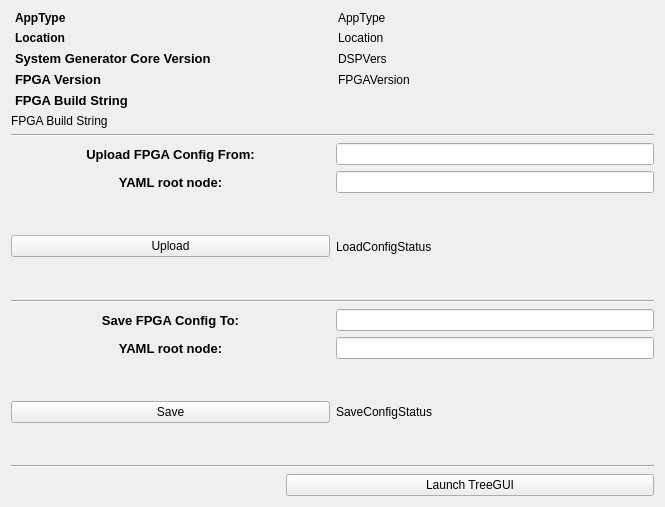
<?xml version="1.0" encoding="UTF-8"?>
<ui version="4.0">
 <class>Form</class>
 <widget class="QWidget" name="Form">
  <property name="geometry">
   <rect>
    <x>0</x>
    <y>0</y>
    <width>665</width>
    <height>507</height>
   </rect>
  </property>
  <property name="windowTitle">
   <string>${TYPE} ${CHAN} - FPGA Configuration</string>
  </property>
  <layout class="QVBoxLayout" name="verticalLayout">
   <item>
    <layout class="QVBoxLayout" name="versionLayout">
     <item>
      <layout class="QHBoxLayout" name="appTypeLayout">
       <property name="leftMargin">
        <number>4</number>
       </property>
       <item>
        <widget class="QLabel" name="appTypeLbl">
         <property name="font">
          <font>
           <weight>75</weight>
           <bold>true</bold>
          </font>
         </property>
         <property name="text">
          <string>AppType</string>
         </property>
        </widget>
       </item>
       <item>
        <widget class="PyDMLabel" name="appType">
         <property name="toolTip">
          <string/>
         </property>
         <property name="text">
          <string>AppType</string>
         </property>
         <property name="rules" stdset="0">
          <string>[]</string>
         </property>
         <property name="channel" stdset="0">
          <string/>
         </property>
        </widget>
       </item>
      </layout>
     </item>
     <item>
      <layout class="QHBoxLayout" name="locationLayout">
       <property name="leftMargin">
        <number>4</number>
       </property>
       <item>
        <widget class="QLabel" name="locationLbl">
         <property name="font">
          <font>
           <weight>75</weight>
           <bold>true</bold>
          </font>
         </property>
         <property name="text">
          <string>Location</string>
         </property>
        </widget>
       </item>
       <item>
        <widget class="PyDMLabel" name="location">
         <property name="toolTip">
          <string/>
         </property>
         <property name="text">
          <string>Location</string>
         </property>
         <property name="channel" stdset="0">
          <string/>
         </property>
        </widget>
       </item>
      </layout>
     </item>
     <item>
      <layout class="QHBoxLayout" name="sysGenVersionLayout">
       <property name="leftMargin">
        <number>4</number>
       </property>
       <item>
        <widget class="QLabel" name="sysGenVersionLbl">
         <property name="font">
          <font>
           <pointsize>10</pointsize>
           <weight>75</weight>
           <bold>true</bold>
          </font>
         </property>
         <property name="text">
          <string>System Generator Core Version</string>
         </property>
        </widget>
       </item>
       <item>
        <widget class="PyDMLabel" name="sysGenVersion">
         <property name="toolTip">
          <string/>
         </property>
         <property name="text">
          <string>DSPVers</string>
         </property>
         <property name="channel" stdset="0">
          <string/>
         </property>
        </widget>
       </item>
      </layout>
     </item>
     <item>
      <layout class="QHBoxLayout" name="firmwareVersionLayout">
       <property name="leftMargin">
        <number>4</number>
       </property>
       <item>
        <widget class="QLabel" name="label">
         <property name="font">
          <font>
           <pointsize>10</pointsize>
           <weight>75</weight>
           <bold>true</bold>
          </font>
         </property>
         <property name="text">
          <string>FPGA Version</string>
         </property>
        </widget>
       </item>
       <item>
        <widget class="PyDMLabel" name="PyDMLabel_3">
         <property name="toolTip">
          <string/>
         </property>
         <property name="text">
          <string>FPGAVersion</string>
         </property>
         <property name="channel" stdset="0">
          <string>ca://${TYPE}:${AREA}:${POS}:FpgaVersion</string>
         </property>
         <property name="displayFormat" stdset="0">
          <enum>PyDMLabel::Hex</enum>
         </property>
        </widget>
       </item>
      </layout>
     </item>
     <item>
      <layout class="QHBoxLayout" name="horizontalLayout_11">
       <property name="leftMargin">
        <number>4</number>
       </property>
       <item>
        <widget class="QLabel" name="fpgaBuildLbl">
         <property name="font">
          <font>
           <pointsize>10</pointsize>
           <weight>75</weight>
           <bold>true</bold>
          </font>
         </property>
         <property name="text">
          <string>FPGA Build String</string>
         </property>
        </widget>
       </item>
      </layout>
     </item>
     <item>
      <widget class="PyDMLabel" name="fpgaBuildString">
       <property name="toolTip">
        <string/>
       </property>
       <property name="text">
        <string>FPGA Build String</string>
       </property>
       <property name="channel" stdset="0">
        <string>ca://${TYPE}:${AREA}:${POS}:BuildStamp</string>
       </property>
       <property name="displayFormat" stdset="0">
        <enum>PyDMLabel::String</enum>
       </property>
      </widget>
     </item>
    </layout>
   </item>
   <item>
    <widget class="Line" name="line">
     <property name="orientation">
      <enum>Qt::Horizontal</enum>
     </property>
    </widget>
   </item>
   <item>
    <layout class="QHBoxLayout" name="horizontalLayout">
     <item>
      <widget class="PyDMLabel" name="PyDMLabel">
       <property name="sizePolicy">
        <sizepolicy hsizetype="MinimumExpanding" vsizetype="Preferred">
         <horstretch>0</horstretch>
         <verstretch>0</verstretch>
        </sizepolicy>
       </property>
       <property name="font">
        <font>
         <pointsize>10</pointsize>
         <weight>75</weight>
         <bold>true</bold>
        </font>
       </property>
       <property name="toolTip">
        <string/>
       </property>
       <property name="whatsThis">
        <string/>
       </property>
       <property name="text">
        <string>Upload FPGA Config From:</string>
       </property>
       <property name="alignment">
        <set>Qt::AlignCenter</set>
       </property>
      </widget>
     </item>
     <item>
      <widget class="PyDMLineEdit" name="load_path">
       <property name="toolTip">
        <string/>
       </property>
       <property name="whatsThis">
        <string/>
       </property>
       <property name="channel" stdset="0">
        <string>ca://${TYPE}:${AREA}:${POS}:loadConfigFile</string>
       </property>
       <property name="displayFormat" stdset="0">
        <enum>PyDMLineEdit::String</enum>
       </property>
      </widget>
     </item>
    </layout>
   </item>
   <item>
    <layout class="QHBoxLayout" name="horizontalLayout_5">
     <item>
      <widget class="PyDMLabel" name="PyDMLabel_5">
       <property name="sizePolicy">
        <sizepolicy hsizetype="MinimumExpanding" vsizetype="Preferred">
         <horstretch>0</horstretch>
         <verstretch>0</verstretch>
        </sizepolicy>
       </property>
       <property name="font">
        <font>
         <pointsize>10</pointsize>
         <weight>75</weight>
         <bold>true</bold>
        </font>
       </property>
       <property name="toolTip">
        <string/>
       </property>
       <property name="whatsThis">
        <string/>
       </property>
       <property name="text">
        <string>YAML root node:</string>
       </property>
       <property name="alignment">
        <set>Qt::AlignCenter</set>
       </property>
      </widget>
     </item>
     <item>
      <widget class="PyDMLineEdit" name="load_yaml_root">
       <property name="toolTip">
        <string/>
       </property>
       <property name="whatsThis">
        <string/>
       </property>
       <property name="channel" stdset="0">
        <string>ca://${TYPE}:${AREA}:${POS}:loadConfigRoot</string>
       </property>
       <property name="displayFormat" stdset="0">
        <enum>PyDMLineEdit::String</enum>
       </property>
      </widget>
     </item>
    </layout>
   </item>
   <item>
    <layout class="QHBoxLayout" name="horizontalLayout_3">
     <item>
      <widget class="PyDMPushButton" name="upload_btn">
       <property name="toolTip">
        <string/>
       </property>
       <property name="text">
        <string>Upload</string>
       </property>
       <property name="channel" stdset="0">
        <string>ca://${TYPE}:${AREA}:${POS}:loadConfig</string>
       </property>
       <property name="showConfirmDialog" stdset="0">
        <bool>true</bool>
       </property>
       <property name="confirmMessage" stdset="0">
        <string>Are you sure you want to load a new configuration?</string>
       </property>
       <property name="pressValue" stdset="0">
        <string>1</string>
       </property>
      </widget>
     </item>
     <item>
      <widget class="PyDMLabel" name="load_config_sts">
       <property name="toolTip">
        <string/>
       </property>
       <property name="whatsThis">
        <string/>
       </property>
       <property name="text">
        <string>LoadConfigStatus</string>
       </property>
       <property name="channel" stdset="0">
        <string>ca://${TYPE}:${AREA}:${POS}:loadConfigStatus</string>
       </property>
      </widget>
     </item>
    </layout>
   </item>
   <item>
    <widget class="Line" name="line_2">
     <property name="orientation">
      <enum>Qt::Horizontal</enum>
     </property>
    </widget>
   </item>
   <item>
    <layout class="QHBoxLayout" name="horizontalLayout_2">
     <item>
      <widget class="PyDMLabel" name="PyDMLabel_2">
       <property name="sizePolicy">
        <sizepolicy hsizetype="MinimumExpanding" vsizetype="Preferred">
         <horstretch>0</horstretch>
         <verstretch>0</verstretch>
        </sizepolicy>
       </property>
       <property name="font">
        <font>
         <pointsize>10</pointsize>
         <weight>75</weight>
         <bold>true</bold>
        </font>
       </property>
       <property name="toolTip">
        <string/>
       </property>
       <property name="whatsThis">
        <string/>
       </property>
       <property name="text">
        <string>Save FPGA Config To:</string>
       </property>
       <property name="alignment">
        <set>Qt::AlignCenter</set>
       </property>
      </widget>
     </item>
     <item>
      <widget class="PyDMLineEdit" name="save_path">
       <property name="toolTip">
        <string/>
       </property>
       <property name="whatsThis">
        <string/>
       </property>
       <property name="channel" stdset="0">
        <string>ca://${TYPE}:${AREA}:${POS}:saveConfigFile</string>
       </property>
       <property name="displayFormat" stdset="0">
        <enum>PyDMLineEdit::String</enum>
       </property>
      </widget>
     </item>
    </layout>
   </item>
   <item>
    <layout class="QHBoxLayout" name="horizontalLayout_6">
     <item>
      <widget class="PyDMLabel" name="PyDMLabel_6">
       <property name="sizePolicy">
        <sizepolicy hsizetype="MinimumExpanding" vsizetype="Preferred">
         <horstretch>0</horstretch>
         <verstretch>0</verstretch>
        </sizepolicy>
       </property>
       <property name="font">
        <font>
         <pointsize>10</pointsize>
         <weight>75</weight>
         <bold>true</bold>
        </font>
       </property>
       <property name="toolTip">
        <string/>
       </property>
       <property name="whatsThis">
        <string/>
       </property>
       <property name="text">
        <string>YAML root node:</string>
       </property>
       <property name="alignment">
        <set>Qt::AlignCenter</set>
       </property>
      </widget>
     </item>
     <item>
      <widget class="PyDMLineEdit" name="save_yaml_root">
       <property name="toolTip">
        <string/>
       </property>
       <property name="whatsThis">
        <string/>
       </property>
       <property name="channel" stdset="0">
        <string>ca://${TYPE}:${AREA}:${POS}:saveConfigRoot</string>
       </property>
       <property name="displayFormat" stdset="0">
        <enum>PyDMLineEdit::String</enum>
       </property>
      </widget>
     </item>
    </layout>
   </item>
   <item>
    <layout class="QHBoxLayout" name="horizontalLayout_4">
     <item>
      <widget class="PyDMPushButton" name="save_btn">
       <property name="toolTip">
        <string/>
       </property>
       <property name="text">
        <string>Save</string>
       </property>
       <property name="channel" stdset="0">
        <string>ca://${TYPE}:${AREA}:${POS}:saveConfig</string>
       </property>
       <property name="pressValue" stdset="0">
        <string>1</string>
       </property>
      </widget>
     </item>
     <item>
      <widget class="PyDMLabel" name="save_config_sts">
       <property name="toolTip">
        <string/>
       </property>
       <property name="whatsThis">
        <string/>
       </property>
       <property name="text">
        <string>SaveConfigStatus</string>
       </property>
       <property name="channel" stdset="0">
        <string>ca://${TYPE}:${AREA}:${POS}:saveConfigStatus</string>
       </property>
      </widget>
     </item>
    </layout>
   </item>
   <item>
    <widget class="Line" name="line_3">
     <property name="orientation">
      <enum>Qt::Horizontal</enum>
     </property>
    </widget>
   </item>
   <item>
    <layout class="QHBoxLayout" name="horizontalLayout_8">
     <item>
      <spacer name="horizontalSpacer">
       <property name="orientation">
        <enum>Qt::Horizontal</enum>
       </property>
       <property name="sizeType">
        <enum>QSizePolicy::Fixed</enum>
       </property>
       <property name="sizeHint" stdset="0">
        <size>
         <width>275</width>
         <height>20</height>
        </size>
       </property>
      </spacer>
     </item>
     <item>
      <widget class="QPushButton" name="tree_gui_btn">
       <property name="toolTip">
        <string/>
       </property>
       <property name="text">
        <string>Launch TreeGUI</string>
       </property>
      </widget>
     </item>
    </layout>
   </item>
  </layout>
 </widget>
 <customwidgets>
  <customwidget>
   <class>PyDMLabel</class>
   <extends>QLabel</extends>
   <header>pydm.widgets.label</header>
  </customwidget>
  <customwidget>
   <class>PyDMLineEdit</class>
   <extends>QLineEdit</extends>
   <header>pydm.widgets.line_edit</header>
  </customwidget>
  <customwidget>
   <class>PyDMPushButton</class>
   <extends>QPushButton</extends>
   <header>pydm.widgets.pushbutton</header>
  </customwidget>
 </customwidgets>
 <resources/>
 <connections/>
</ui>
